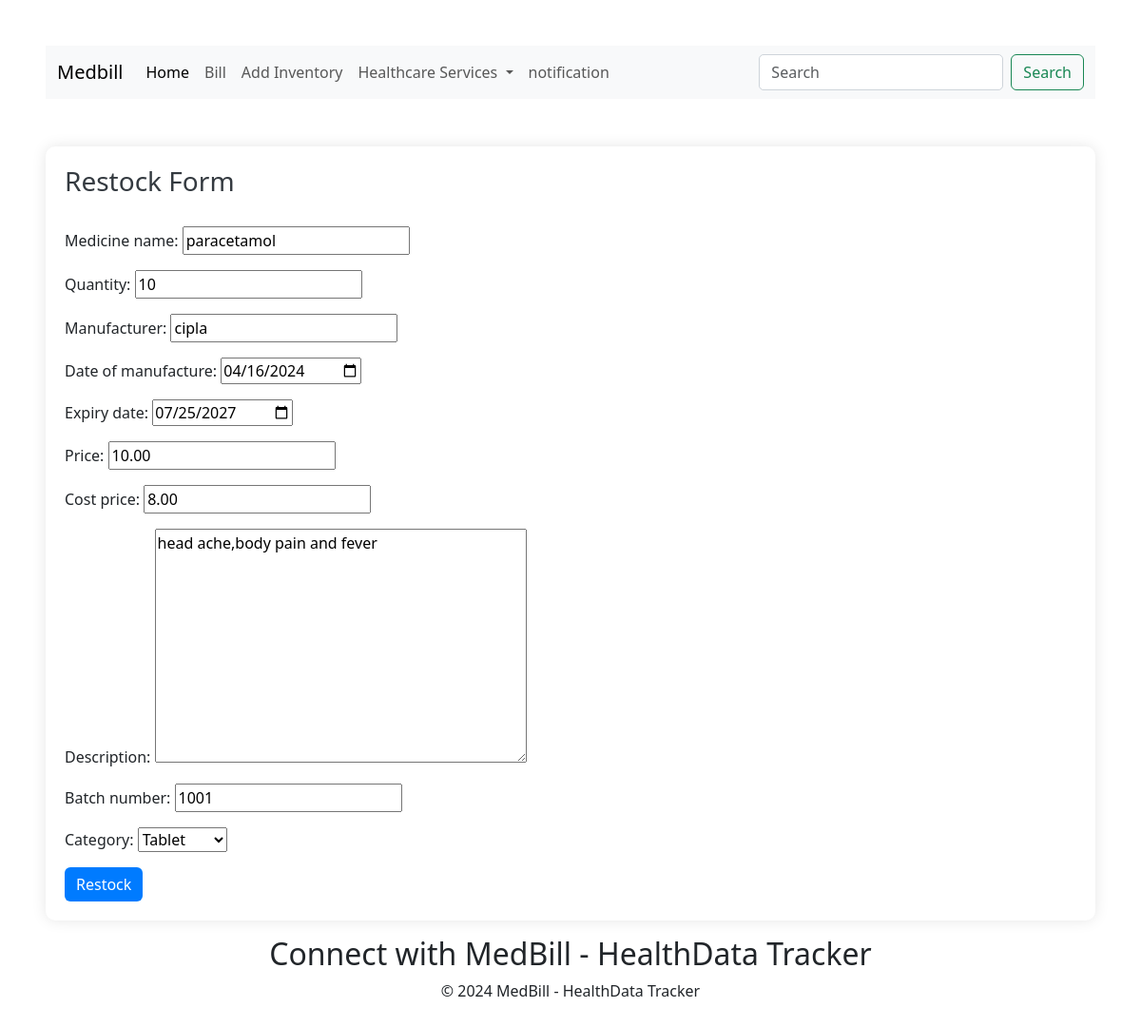
The app's page /restock/3/ with its own data.
### medbill/models.py (models this page shows)
class InventoryItem(models.Model):
    medicine_name = models.CharField(max_length=100, unique=True)
    quantity = models.IntegerField()
    manufacturer = models.CharField(max_length=100)
    date_of_manufacture = models.DateField(default=date.today)
    expiry_date = models.DateField(default=date.today() + timedelta(days=180))
    price = models.DecimalField(max_digits=10, decimal_places=2)
    cost_price = models.DecimalField(max_digits=10, decimal_places=2)
    description = models.TextField()
    batch_number = models.CharField(max_length=50, default='DEFAULT_BATCH')
    CATEGORY_CHOICES = [
        ('tablet', 'Tablet'),
        ('capsule', 'Capsule'),
        ('vial', 'Vial'),
        ('syrup', 'Syrup'),
        ('injection', 'Injection'),
        ('ointment', 'Ointment'),
        ('drop', 'Drop'),
        ('powder', 'Powder'),
        ('cream', 'Cream'),
        ('gel', 'Gel'),
        ('liquid', 'Liquid'),
    ]
    category = models.CharField(max_length=20, choices=CATEGORY_CHOICES)

### medbill/views.py (the view)
def restock_view(request, medicine_id):
    medicine = get_object_or_404(InventoryItem, pk=medicine_id)
    if request.method == 'POST':
        form = UpdateInventoryItemForm(request.POST, instance=medicine)
        if form.is_valid():
            form.save()
            Notification.objects.filter(message__contains=medicine.medicine_name, cleared=False).delete()
            notification_message = f"The medicine {medicine.medicine_name} has been restocked."
            create_notification(notification_message, medicine.id)
            return redirect('inventory_list')
            return render(request, 'restock.html', {'form': form, 'inventory_item': medicine, 'medicine_id': medicine_id})
    else:
        form = UpdateInventoryItemForm(instance=medicine)
    return render(request, 'restock.html', {'form': form, 'inventory_item': medicine, 'medicine_id': medicine_id})

### medbill/forms.py (shortened to what this page needs)
class UpdateInventoryItemForm(forms.ModelForm):
    class Meta:
        model = InventoryItem
        fields = ['medicine_name', 'quantity', 'manufacturer', 'date_of_manufacture', 'expiry_date', 'price', 'cost_price', 'description', 'batch_number', 'category']
        widgets = {
            'date_of_manufacture': forms.DateInput(attrs={'type': 'date'}),
            'expiry_date': forms.DateInput(attrs={'type': 'date'}),
        }

### template/restock.html (shortened to what this page needs)
{% extends 'base.html' %}
{% block body %}
    <div class="container form-container">
        <h2 class="form-title">Restock Form</h2>
        <form method="post" action="{% url 'restock_view' medicine_id %}" class="needs-validation" novalidate>
            {{ form.as_p }}
            <button type="submit" class="btn btn-primary">Restock</button>
        </form>
    </div>
{% endblock body %}

### template/base.html (style rules this page uses)
body { padding: 3rem; margin: 0; border: 0; }

### template/restock.html (style rules this page uses)
.form-container { margin-top: 50px; padding: 20px; border-radius: 10px; box-shadow: 0 0 15px rgba(0, 0, 0, 0.1); background-color: #fff; transition: transform 0.3s ease-in-out; }
.form-title { color: #343a40; font-size: 28px; margin-bottom: 30px; }
.btn-primary { background-color: #007bff; border: none; transition: background-color 0.3s ease-in-out; }

### records on screen
InventoryItem: medicine_name "paracetamol", quantity "10", manufacturer "cipla", date_of_manufacture "04/16/2024", expiry_date "07/25/2027", price "10.00", cost_price "8.00", description "head ache,body pain and fever", batch_number "1001", category "Tablet"
